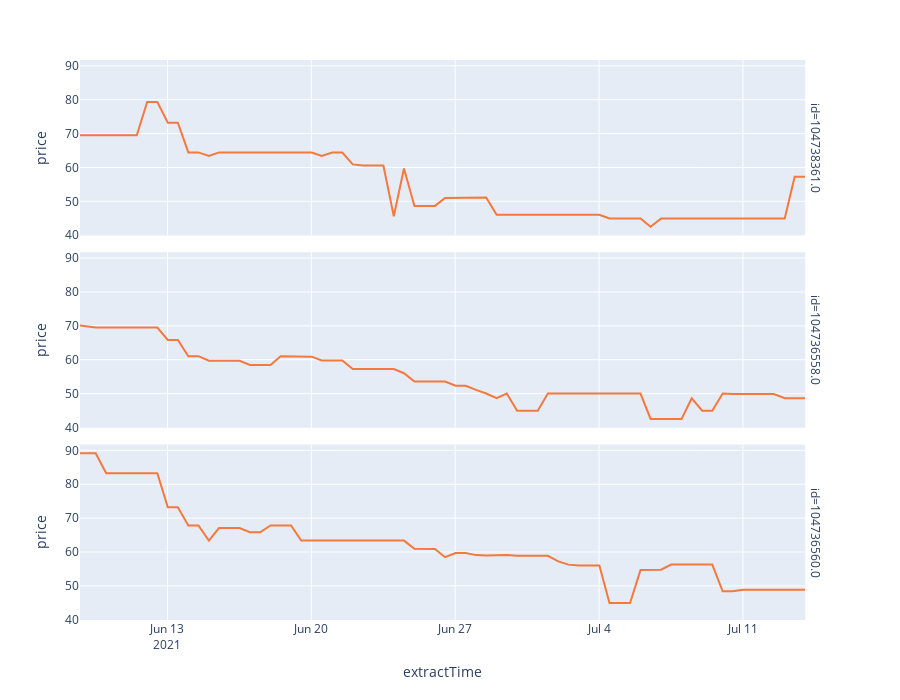

Source (notebook cell):
### Markdown cell above
# Dodgers vs Giants 7/27/21

### Code cell
possible_gms = giants[giants["id"].isin([104738361.0, 104736558.0, 104736560.0])]
gm3 = giants[giants["id"] == 104738361.0]
fig = px.line(possible_gms, x = "extractTime", y = "price", facet_row= "id", height= 700, hover_name="time")
fig.update_traces(line_color='#F4793E')
